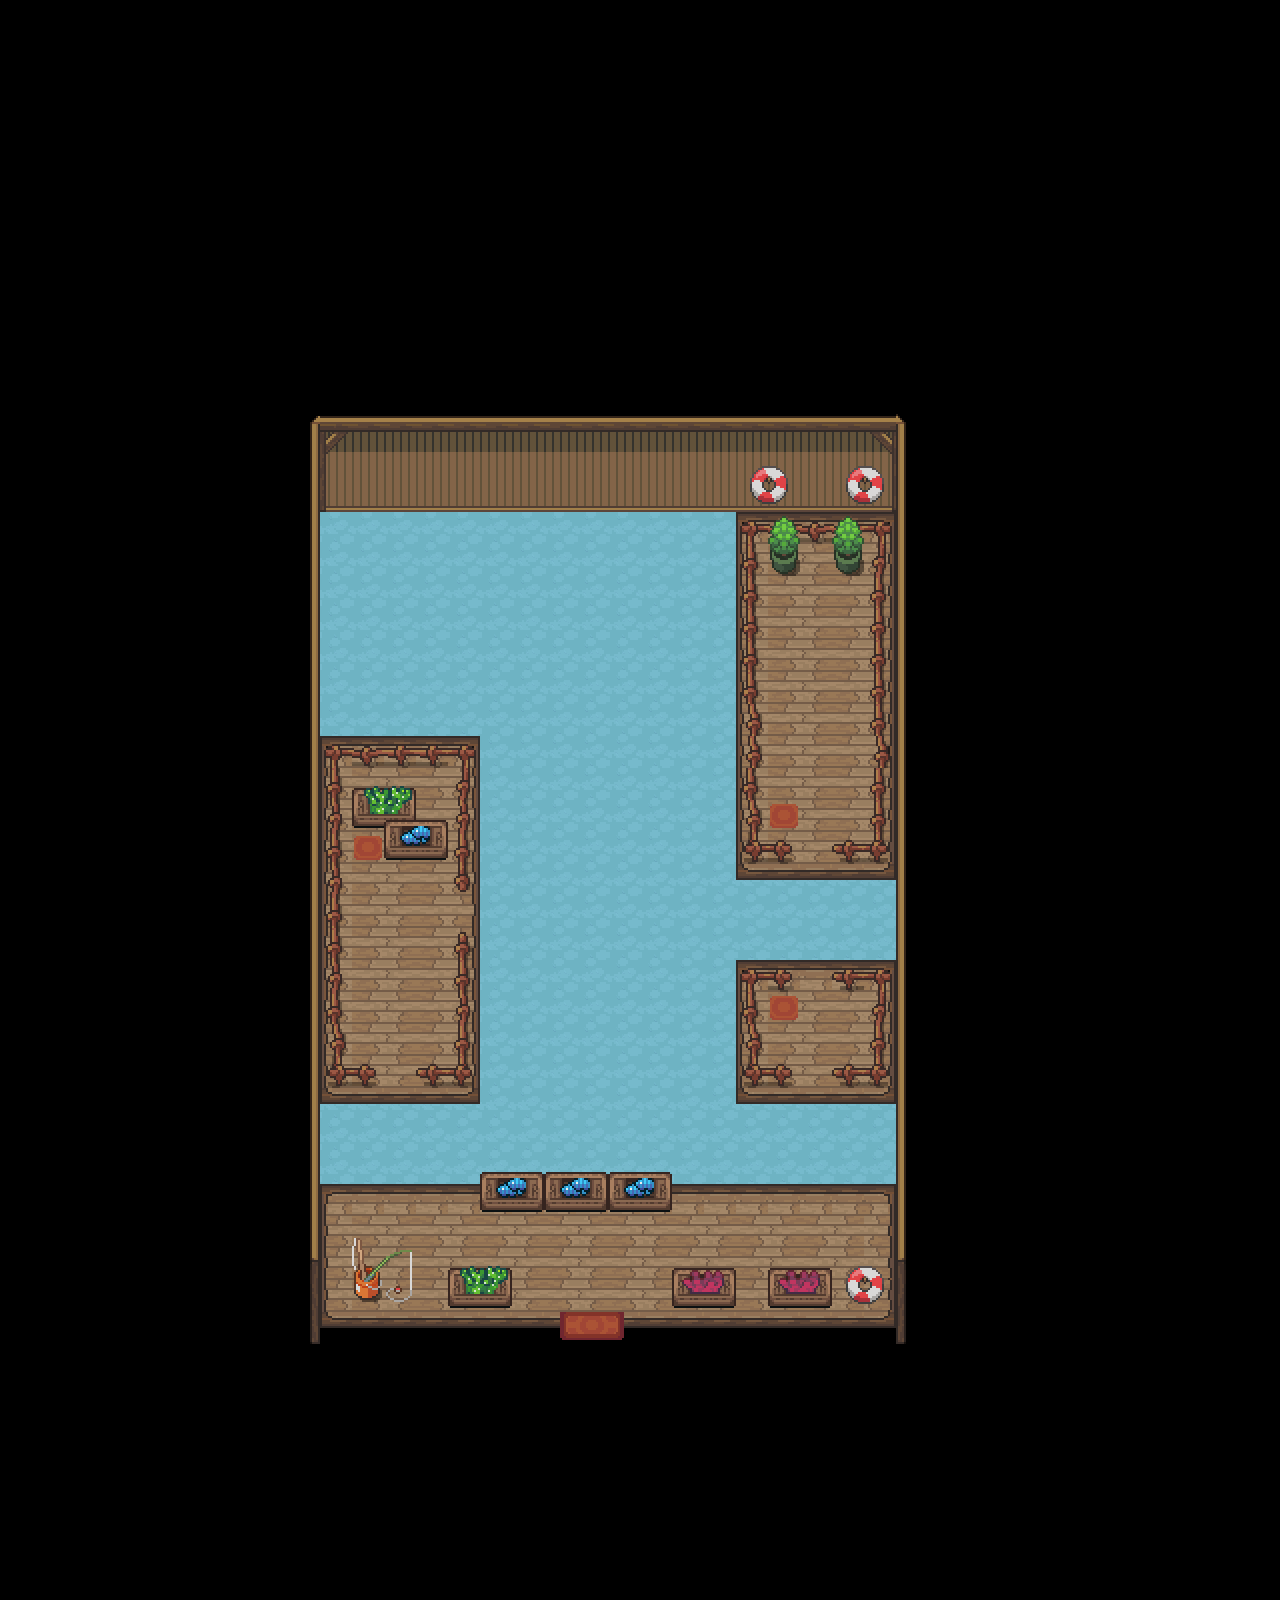

A level layout from a 2D game, rendered from its tile map. Below: a short description, then the map file with tile-grid data replaced by summaries:
An orthogonal 40x50 tile map with 32x32 px tiles, 5 tile layers (layer_1_priority_1, layer_2_priority_1, layer_3_priority_1, layer_2_priority_4, ...), 1 hidden layer not drawn, 4 tilesets.

<map version="1.10" tiledversion="1.10.2" orientation="orthogonal" renderorder="right-down" compressionlevel="0" width="40" height="50" tilewidth="32" tileheight="32" infinite="0" nextlayerid="22" nextobjectid="1">
 <editorsettings>
  <export format="tmx" />
 </editorsettings>
 <tileset firstgid="1" source="../Tilesets/passages.tsx" />
 <tileset firstgid="145" source="../Tilesets/systemtags.tsx" />
 <tileset firstgid="273" source="../Tilesets/terrain_tag.tsx" />
 <tileset firstgid="289" source="../Tilesets/pa_gym.tsx" />
 <layer id="1" name="layer_1_priority_1" width="40" height="50">
  <data>[2000 cells, 581 non-empty, 35 distinct tile ids]</data>
 </layer>
 <layer id="2" name="layer_2_priority_1" width="40" height="50">
  <data>[2000 cells, 115 non-empty, 36 distinct tile ids]</data>
 </layer>
 <layer id="3" name="layer_3_priority_1" width="40" height="50">
  <data>[2000 cells, 135 non-empty, 9 distinct tile ids]</data>
 </layer>
 <layer id="11" name="layer_2_priority_4" width="40" height="50">
  <data>[2000 cells, 14 non-empty, 8 distinct tile ids]</data>
 </layer>
 <layer id="12" name="layer_3_priority_4" width="40" height="50">
  <data>[2000 cells, 4 non-empty, 4 distinct tile ids]</data>
 </layer>
 <layer id="19" name="passages" width="40" height="50" visible="0">
  <data>[2000 cells, 220 non-empty, 1 distinct tile ids]</data>
 </layer>
</map>
